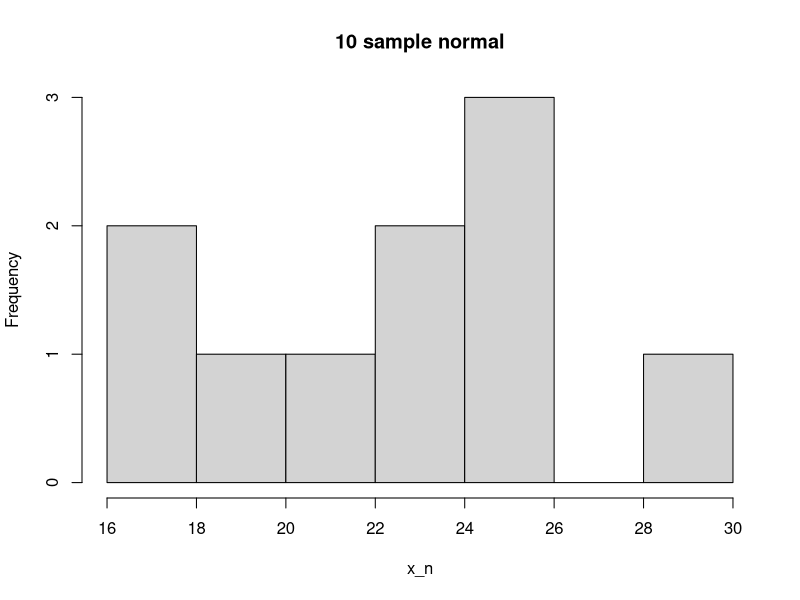
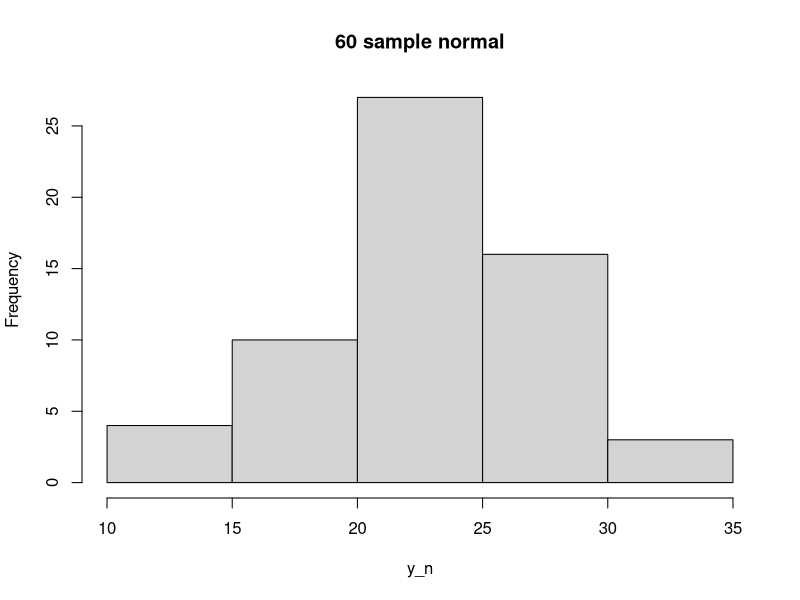
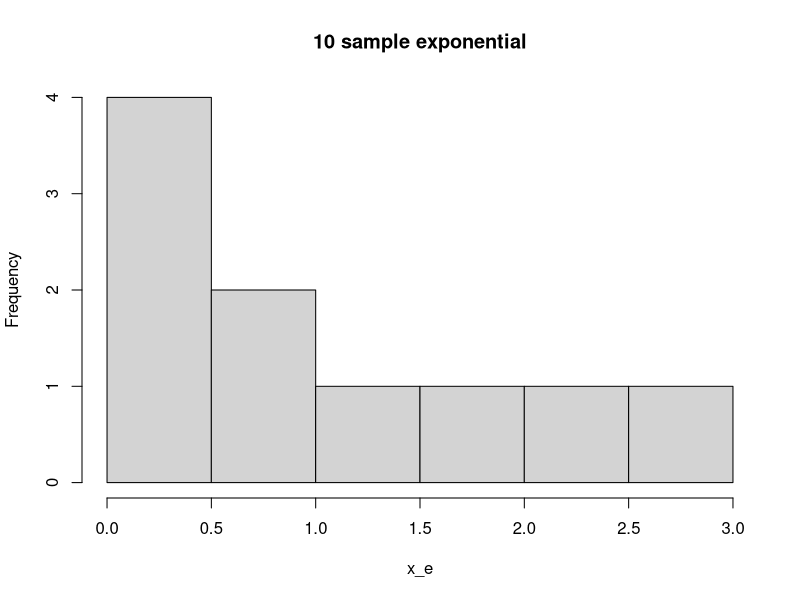
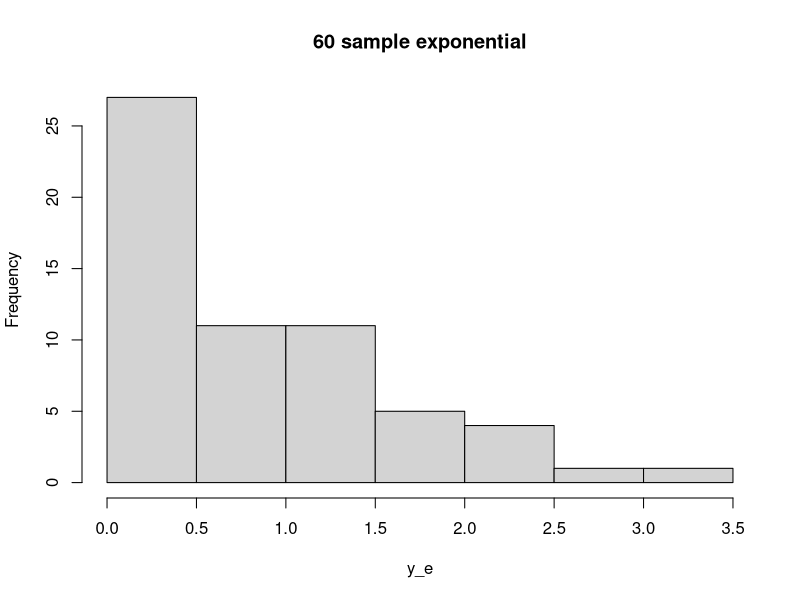
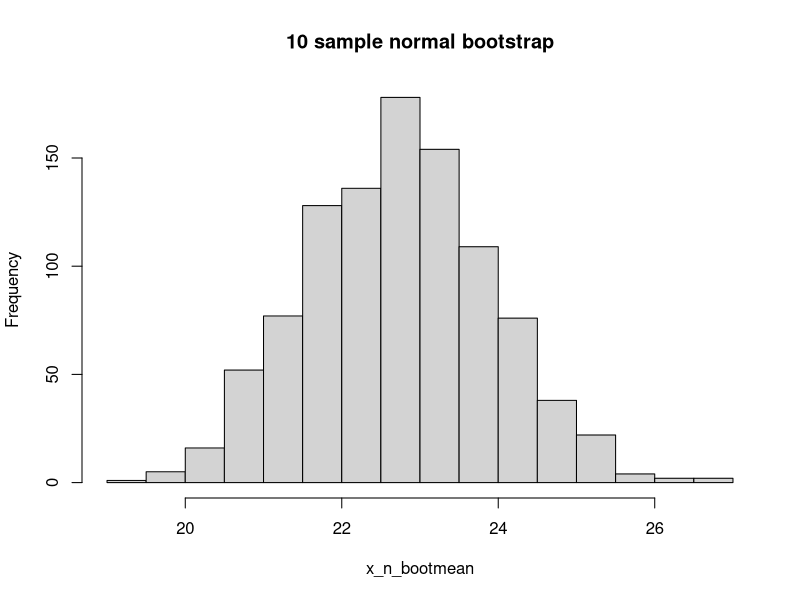
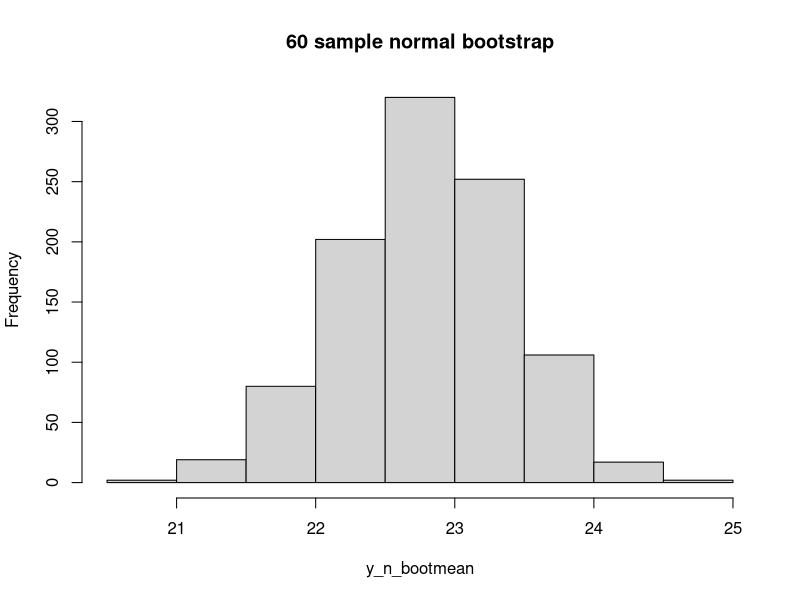
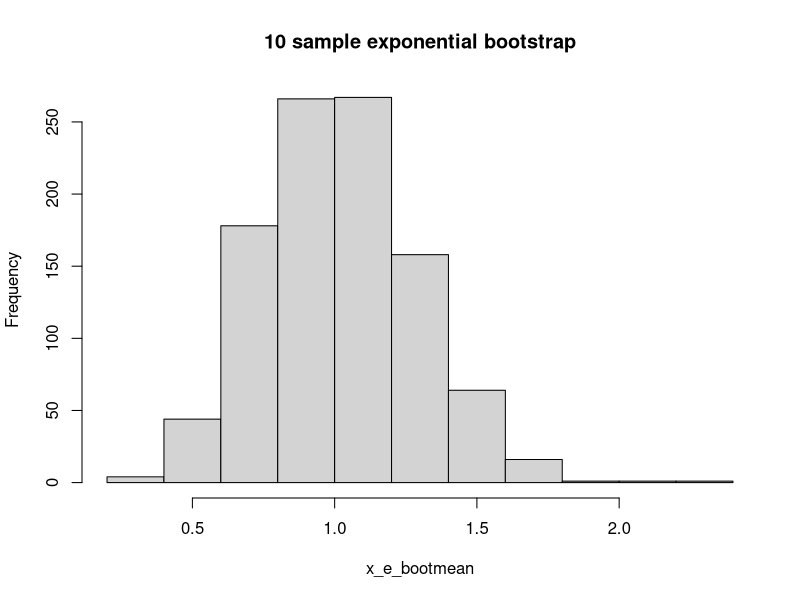
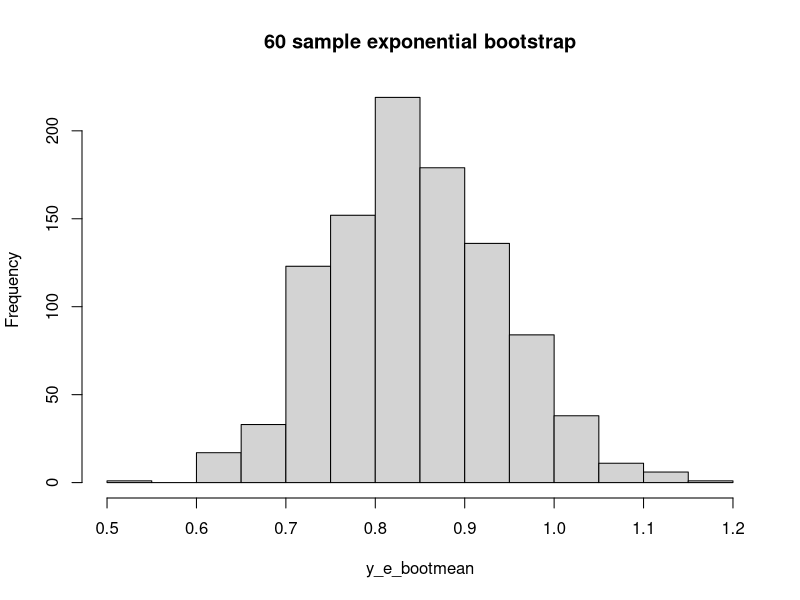

Write the R code that produced these figures, in order.
## ---- chunk 1
set.seed (1)
## ---- chunk 2
x_n<- rnorm(10,22,5)
y_n<- rnorm(60,22,5)

x_e<- rexp(10,1)
y_e<- rexp(60,1)

## ---- chunk 3
hist(x_n, main = "10 sample normal")
hist(y_n, main = "60 sample normal")
hist(x_e, main = "10 sample exponential")
hist(y_e, main = "60 sample exponential")
## ---- chunk 4
x_n_mean<- mean(x_n)
x_n_mean
y_n_mean<- mean(y_n)
y_n_mean

x_e_mean<- mean(x_e)
x_e_mean
y_e_mean<- mean(y_e)
y_e_mean

## ---- chunk 5
s<- 1000
x_n_bootmean<- numeric(s)
y_n_bootmean<- numeric(s)

x_e_bootmean<- numeric(s)
y_e_bootmean<- numeric(s)

#normal 10 sample
for (i in 1:length(x_n_bootmean)){
  x_n_bootsample<- sample(x_n, size = length(x_n), replace = TRUE)
  
  x_n_bootmean[i]<- mean(x_n_bootsample)
}
#normal 60 sample
for (i in 1:length(y_n_bootmean)){
  y_n_bootsample<- sample(y_n, size = length(y_n), replace = TRUE)
  
  y_n_bootmean[i]<- mean(y_n_bootsample)
}

#exponential 10 sample
for (i in 1:length(x_e_bootmean)){
  x_e_bootsample<- sample(x_e, size = length(x_e), replace = TRUE)
  
  x_e_bootmean[i]<- mean(x_e_bootsample)
}
#exponential 60 sample
for (i in 1:length(y_e_bootmean)){
  y_e_bootsample<- sample(y_e, size = length(y_e), replace = TRUE)
  
  y_e_bootmean[i]<- mean(y_e_bootsample)
}

## ---- chunk 6
hist(x_n_bootmean, main = "10 sample normal bootstrap")
## ---- chunk 7
hist(y_n_bootmean, main = "60 sample normal bootstrap")
## ---- chunk 8
hist(x_e_bootmean, main = "10 sample exponential bootstrap")
## ---- chunk 9
hist(y_e_bootmean, main = "60 sample exponential bootstrap")
